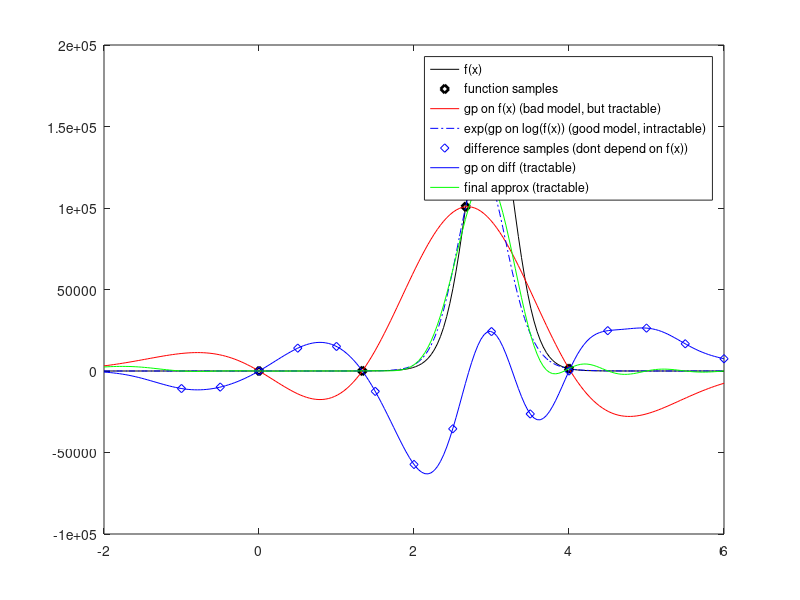

This figure's MATLAB source:
% Bare-bones Demo of Bayesian Quadrature with Log-GPs
%
% Written to help understand Mike Osborne's AISTATS paper.
%
% Takes a function that's better modeled in the log-domain and tries to
% integrate under it.
%
% David Duvenaud
% Jan 2012
% ===========================


% Define a likelihood function (one that is well-modeled by a gp on the log).
loglikelihood = @(x)(normpdf(x,1,1).*2+normpdf(x,3,1).*30);
likelihood = @(x)exp(loglikelihood(x));

% Plot likelihood.
N = 200;
xrange = linspace( -2, 6, N )';
figure(11);
like_handle = plot( xrange, likelihood(xrange), 'k'); hold on; % pause;

% Choose function sample points.
n_f_samples = 4;
function_sample_points = linspace( 0, 4, n_f_samples);

% Evaluate likelihood and log-likelood at sample points.
y = likelihood(function_sample_points)';
logy = loglikelihood(function_sample_points)';
sp_handle = plot( function_sample_points, y, 'kd', 'LineWidth', 2); hold on;
%pause;


% Model likelihood with a GP.
% =================================

% Define quadrature hypers.
quad_length_scale = 1;
quad_kernel = @(x,y)exp( - 0.5 * ( ( x - y ) .^ 2 ) ./ quad_length_scale );
quad_noise = 1e-6;

% Perform GP inference to get posterior mean function.
K = bsxfun(quad_kernel, function_sample_points', function_sample_points ); % Fill in gram matrix
C = inv( K + quad_noise^2 .* diag(N) ); % Compute inverse covariance
weights = C * y;  % Now compute kernel function weights.
posterior = @(x)(bsxfun(quad_kernel, function_sample_points, x) * weights); % Construct posterior function.

% Plot likelihood-GP posterior.
gpf_handle = plot( xrange, posterior(xrange), 'r'); hold on;
bad_gp_estimate = mean(posterior(xrange))
%pause;


% Model log-likelihood with a GP
% =================================
quad_log_length_scale = 1;
quad_log_kernel = @(x,y)exp( - 0.5 * (( x - y ) .^ 2 ) ./ quad_log_length_scale );
quad_log_noise = 1e-6;

K = bsxfun(quad_log_kernel, function_sample_points', function_sample_points ); % Fill in gram matrix
C = inv( K + quad_log_noise^2 .* diag(N) ); % Compute inverse covariance
weights = C * logy;  % Now compute kernel function weights.
log_posterior = @(x)(bsxfun(quad_log_kernel, function_sample_points, x) * weights); % Construct posterior function.
log_posterior_variance = @(x)(bsxfun(quad_log_kernel, x, x) - diag((bsxfun(quad_log_kernel, x, function_sample_points) * C) * bsxfun(quad_log_kernel, function_sample_points, x)'));

%exp_log_posterior = @(x)(exp(log_posterior(x))); % Construct posterior function.
exp_log_posterior = @(x)(exp(log_posterior(x) + 0.5.*log_posterior_variance(x).^2)); % Construct posterior function, taking into account variance.

% Plot exp(likelihood-GP posterior).
exp_gpl_handle = plot( xrange, exp(log_posterior(xrange)), 'b-.'); hold on;
true_integral_of_log_gp = mean(exp(log_posterior(xrange)))
%pause;


% Without looking at the function again, model the difference between
% likelihood-GP posterior and exp(log-likelihood-GP posterior).
% =====================================================================

quad_diff_length_scale = .2;
quad_diff_kernel = @(x,y)exp( - 0.5 * (( x - y ) .^ 2 ) ./ quad_diff_length_scale );
quad_diff_noise = 1e-6;

% Choose surrogate function sample points.
n_diff_samples = 15;
diff_sample_points = linspace( -1, 6, n_diff_samples);
diff_values = exp_log_posterior(diff_sample_points') - posterior(diff_sample_points');
diff_points_handle = plot( diff_sample_points, diff_values, 'bd'); hold on;

K = bsxfun(quad_diff_kernel, diff_sample_points', diff_sample_points ); % Fill in gram matrix
C = inv( K + quad_diff_noise^2 .* diag(N) ); % Compute inverse covariance
weights = C * diff_values;  % Now compute kernel function weights.
diff_posterior = @(x)(bsxfun(quad_diff_kernel, diff_sample_points, x) * weights); % Construct posterior function.

% Plot difference.
diff_handle = plot( xrange, diff_posterior(xrange), 'b-'); hold on;
%pause;

% Final approximation is GP posterior plus exp(LGP posterior).
% ==============================================================
final = @(x)(posterior(x) + diff_posterior(x));
final_handle = plot( xrange, final(xrange), 'g-'); hold on;
better_gp_estimate = mean(final(xrange))

legend( [like_handle, sp_handle, gpf_handle, exp_gpl_handle, diff_points_handle, diff_handle, final_handle], ...
        { 'f(x)', 'function samples', 'gp on f(x) (bad model, but tractable)', 'exp(gp on log(f(x)) (good model, intractable)', 'difference samples (dont depend on f(x))', 'gp on diff (tractable)', 'final approx (tractable)' } );
